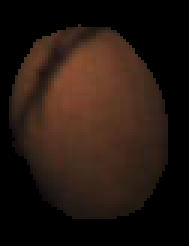
#> input picture Ripeness Analysis/msk_ripen/img_1_3_0_Mangos_output.png, 63 x 82 px (shown 3 times larger)
$ jupyter execute --allow-errors TestClustering.ipynb   (shell and % lines are left out)
#> lines starting #> are read from the running program, lines starting #| are printed output that depends on the picture
[cell 1]
from sklearn.cluster import KMeans
import matplotlib.pyplot as plt
import argparse
import numpy as np
import cv2
import matplotlib.gridspec as gridspec
import glob
import os

[cell 2]
def centroid_histogram(clt):
	# grab the number of different clusters and create a histogram
	# based on the number of pixels assigned to each cluster
	numLabels = np.arange(0, len(np.unique(clt.labels_)) + 1)
	(hist, _) = np.histogram(clt.labels_, bins = numLabels)
	# normalize the histogram, such that it sums to one
	hist = hist.astype("float")
	hist /= hist.sum()
	# return the histogram
	return hist

[cell 3]
def plot_colors(hist, centroids):
	# initialize the bar chart representing the relative frequency
	# of each of the colors
	bar = np.zeros((50, 300, 3), dtype = "uint8")
	startX = 0
	# loop over the percentage of each cluster and the color of
	# each cluster
	for (percent, color) in zip(hist, centroids):
		# plot the relative percentage of each cluster
		endX = startX + (percent * 300)
		cv2.rectangle(bar, (int(startX), 0), (int(endX), 50),
			color.astype("uint8").tolist(), -1)
		startX = endX

	# return the bar chart
	return bar

[cell 4]
def show(image):
    # Figure size in inches
    plt.figure(figsize=(15, 15))
    plt.imshow(image, interpolation='nearest')

# Clusters are 3 to accommodate Black Mask, Green and Red patches

## Ripe, Unripe, and Semi ripe fruits are clustered in 4 color spaces.

[cell 5]
def showClusters(path):

#> called with path = 'img_1_3_0_Mangos_output.png'
    colorSpace = [cv2.COLOR_BGR2RGB, cv2.COLOR_BGR2LAB, cv2.COLOR_BGR2YCrCb, cv2.COLOR_BGR2HSV]
    cs_string = ["RGB", "LAB", "YCrCb", "HSV"]
    num = 1
    for cs in colorSpace:

        image = cv2.imread(path)
#> image is the input picture: shape (82, 63, 3); mean B, G, R 16.1, 23.1, 36.6
        image = cv2.cvtColor(image, cs)
        #image = cv2.GaussianBlur(image, (7, 7), 0)

        sp1 = int(str(num) + "2" + "1")
        sp2 = int(str(num) + "2" + "2")
        #print(sp1, sp2, num)

        fig = plt.figure(figsize=(15,15))
        plt.subplot(sp1) # 121 : row, column, image_number
        plt.title(cs_string[num - 1])
        plt.imshow(image, interpolation='nearest')

        image = image.reshape((image.shape[0] * image.shape[1], 3))

        clt = KMeans(n_clusters = 3)
        clt.fit(image)

        hist = centroid_histogram(clt)
        bar = plot_colors(hist, clt.cluster_centers_)
#> after the loop in plot_colors, `for (percent, color) in zip(hist, centroids):`:
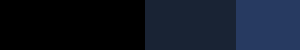
#> bar: shape (50, 300, 3); mean of channels 0, 1, 2 36.5, 23, 15.9; drawn as B, G, R

        plt.subplot(sp2) # 122 : row, column, image_number
        plt.title('Dominant Clusters')
        plt.imshow(bar)

        num = num + 1
        plt.show()
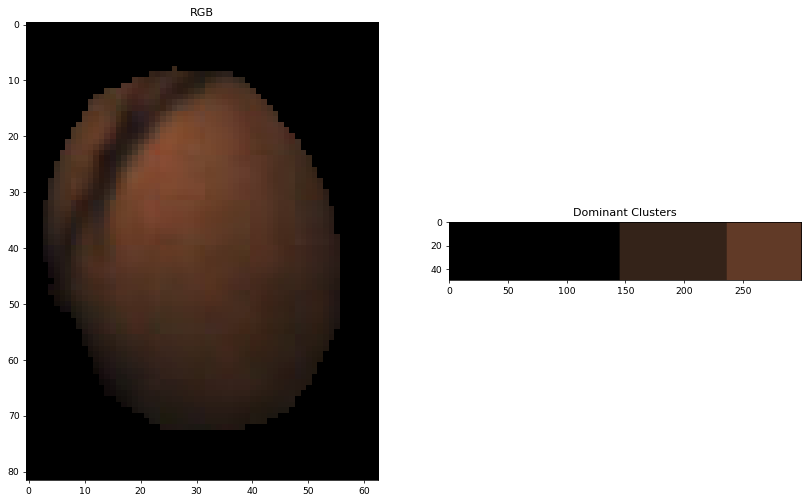
#> figure drawn by matplotlib, 2 panels

# Ripen Mango

[cell 6]
os.chdir("msk_ripen")
#path = "msk_ripen/*.png"
newList = glob.glob("*.png")
print(newList)
#> (the rest of this cell did not finish here and is left out)

# Raw Mango

[cell 7]
os.chdir("msk_unripen")
#path = "msk_ripen/*.png"
newList = glob.glob("*.png")
print(newList)
#> (the rest of this cell did not finish here and is left out)

# Semi Ripe Mango

[cell 8]
os.chdir("msk_semi")
#path = "msk_ripen/*.png"
newList = glob.glob("*.jpg")
print(newList)
#> (the rest of this cell did not finish here and is left out)

# 3D Scatter Plot

[cell 9]
from matplotlib import pyplot
from mpl_toolkits.mplot3d import Axes3D
import random


fig = pyplot.figure()
ax = Axes3D(fig)

sequence_containing_x_vals = list(range(0, 100))
sequence_containing_y_vals = list(range(0, 100))
sequence_containing_z_vals = list(range(0, 100))

random.shuffle(sequence_containing_x_vals)
random.shuffle(sequence_containing_y_vals)
random.shuffle(sequence_containing_z_vals)

ax.scatter(sequence_containing_x_vals, sequence_containing_y_vals, sequence_containing_z_vals)
pyplot.show()

[cell 10]
os.chdir("msk_ripen")
showClusters("img_1_3_0_Mangos_output.png")
os.chdir("..")

[cell 11]
from mpl_toolkits.mplot3d import Axes3D
from matplotlib import pyplot
from PIL import Image

fig = pyplot.figure()
axis = fig.add_subplot(1, 1, 1, projection="3d") # 3D plot with scalar values in each axis

#> (the rest of this cell did not finish here and is left out)

[cell 12]
# Creating dataset
z = 4 * np.tan(np.random.randint(10, size =(500))) + np.random.randint(100, size =(500))
x = 4 * np.cos(z) + np.random.normal(size = 500)
y = 4 * np.sin(z) + 4 * np.random.normal(size = 500)

print(x)

# Creating figure
fig = plt.figure(figsize = (16, 9))
ax = plt.axes(projection ="3d")

# Add x, y gridlines
ax.grid(b = True, color ='grey',
        linestyle ='-.', linewidth = 0.3,
        alpha = 0.2)

# Creating color map
my_cmap = plt.get_cmap('hsv')

# Creating plot
sctt = ax.scatter3D(x, y, z,
                    alpha = 0.8,
                    c = (x + y + z),
                    cmap = my_cmap,
                    marker ='^')

plt.title("simple 3D scatter plot")
ax.set_xlabel('X-axis', fontweight ='bold')
ax.set_ylabel('Y-axis', fontweight ='bold')
ax.set_zlabel('Z-axis', fontweight ='bold')
fig.colorbar(sctt, ax = ax, shrink = 0.5, aspect = 5)

# show plot
plt.show()
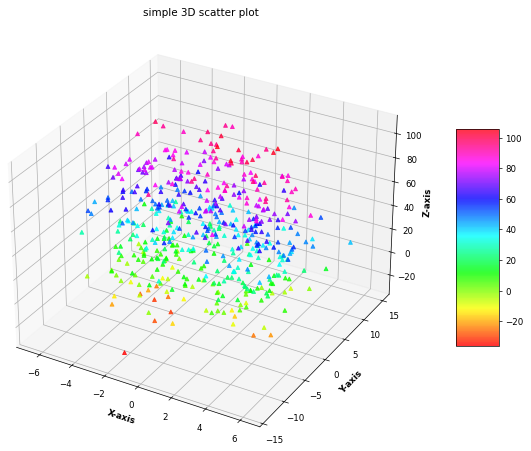
#> figure drawn by matplotlib, 2 panels
